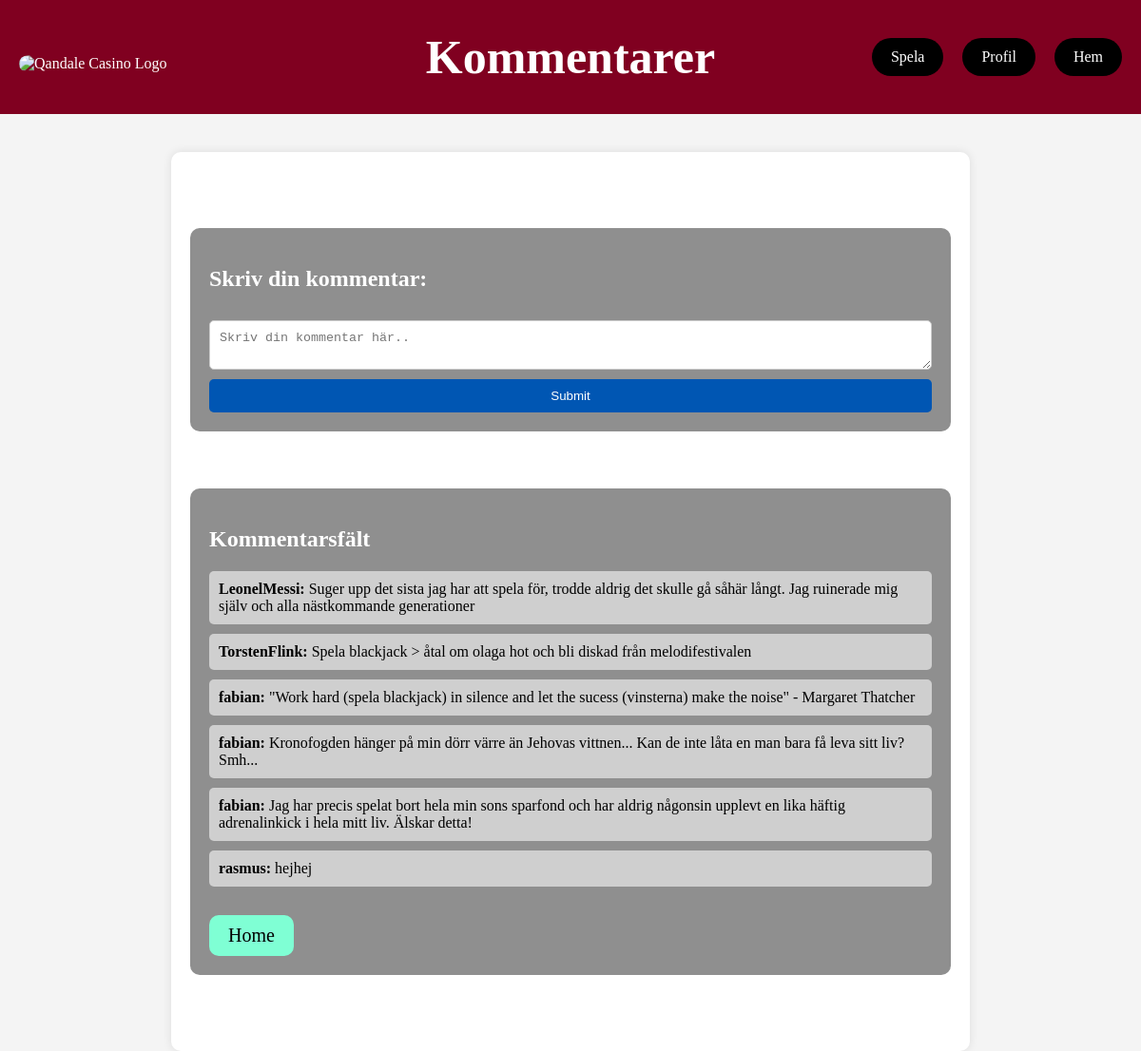
The page /displaycomments.php on the database as committed earlier.
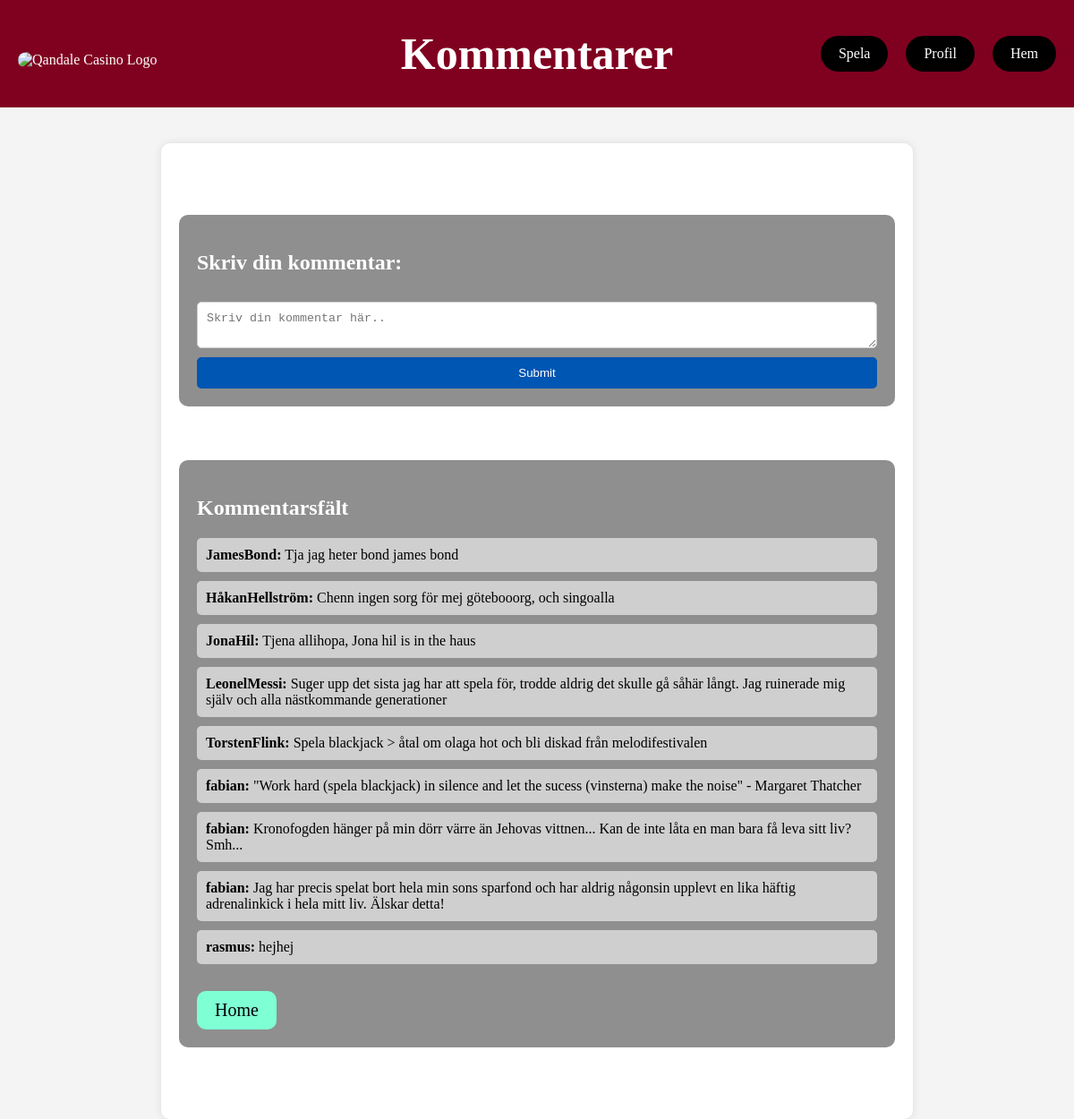
The same page on the database as committed later.
### tables this page shows
CREATE TABLE "Comments" (
	"commentID"	INTEGER PRIMARY KEY,
	"userID"	INTEGER,
	"comment"	TEXT,
	FOREIGN KEY("userID") REFERENCES "Users"("userID")
);

### displaycomments.php (the view, shortened to what this page needs)
<!DOCTYPE html>
<html lang="en">
<head>
    <link rel="stylesheet" href="displaycomments.css">
</head>
<body>
    <aside id="topbar">
        <div class="topbar-container">
            <img src="NyaQuandale.gif" alt="Qandale Casino Logo" class="topbar-logo" href="./index.php">
            <h1> Kommentarer</h1>
            <div class="button-container">
                <button onclick="navigateTo('weather.php')">Spela</button>
                <button onclick="navigateTo('profile.php')">Profil</button>
                <button onclick="navigateTo('index.php')">Hem</button>
            </div>
        </div>
    </aside>
    <main class="container">
        <section class="commentbox">
            <h2>Skriv din kommentar:</h2>
            <form action="addcomment.php" method="post">
                <textarea name="comment" placeholder="Skriv din kommentar här.." required></textarea>
                <button type="Skicka">Submit</button>
            </form>
        </section>
        <section class="commentsection" id="comments-section">
            <h2>Kommentarsfält</h2>
            <?php
            $db = new SQLite3("./db/database.db");
            $query = "SELECT Comments.comment, User.username
                      FROM Comments
                      JOIN User ON Comments.userID = User.userID
                      ORDER BY Comments.commentID DESC";
            $result = $db->query($query);
            while ($row = $result->fetchArray()) {
                echo "<p><b>{$row['username']}:</b> {$row['comment']}</p>";
            }
            ?>
            <a href="./index.php" class="home-button">Home</a>
        </section>
    </main>
</body>
</html>

### displaycomments.css (style rules this page uses)
body, html { margin: 0; padding: 0; background-color: #f4f4f4; height: 100%; }
#topbar { width: 100%; background-color: #800020; color: white; display: flex; justify-content: center; align-items: center; box-sizing: border-box; padding: 60px 0; position: fixed; top: 0; z-index: 1000; }
.topbar-container { width: 100%; max-width: 1200px; display: flex; justify-content: space-between; align-items: center; padding: 0 20px; position: relative; }
h1 { position: absolute; font-size: 50px; left: 50%; transform: translateX(-50%); margin: 0; }
.topbar-logo { max-height: 150px; position: absolute; top: 80%; left: 20px; transform: translateY(-10%); border-radius: 80px; }
.button-container { display: flex; gap: 20px; right: 20px; position: absolute; top: 50%; transform: translateY(-50%); }
.button-container button { height: 40px; padding: 10px 20px; font-size: 16px; cursor: pointer; background-color: rgb(0, 0, 0); border: none; border-radius: 20px; color: white; text-decoration: none; font-family: 'Times New Roman', Times, serif; display: flex; align-items: center; justify-content: center; }
.container { width: 80%; max-width: 800px; margin: 20px auto; padding: 20px; margin-top: 160px; background: white; border-radius: 10px; box-shadow: 0 0 10px rgba(0, 0, 0, 0.1); }
.commentbox, .commentsection { margin: 60px 0; padding: 20px; border-radius: 10px; background: #8f8f8f; color: white; }
.commentbox form { display: flex; flex-direction: column; }
.commentbox textarea { margin: 10px 0; padding: 10px; border-radius: 5px; border: 1px solid #ccc; resize: vertical; }
.commentbox button { padding: 10px 20px; border: none; border-radius: 5px; background: #0056b3; color: white; cursor: pointer; transition: background 0.3s; }
.commentsection p { margin: 10px 0; padding: 10px; background: #cfcfcf; border-radius: 5px; color: black; }
.home-button { display: inline-block; margin-top: 20px; padding: 10px 20px; background: aquamarine; border-radius: 10px; text-decoration: none; color: black; font-size: 20px; transition: background 0.3s; }

Rows that differ between the two databases and show on the page:
added comments: username "JamesBond", comment "Tja jag heter bond james bond"
added comments: username "HåkanHellström", comment "Chenn ingen sorg för mej götebooorg, och singoalla"
added comments: username "JonaHil", comment "Tjena allihopa, Jona hil is in the haus"
